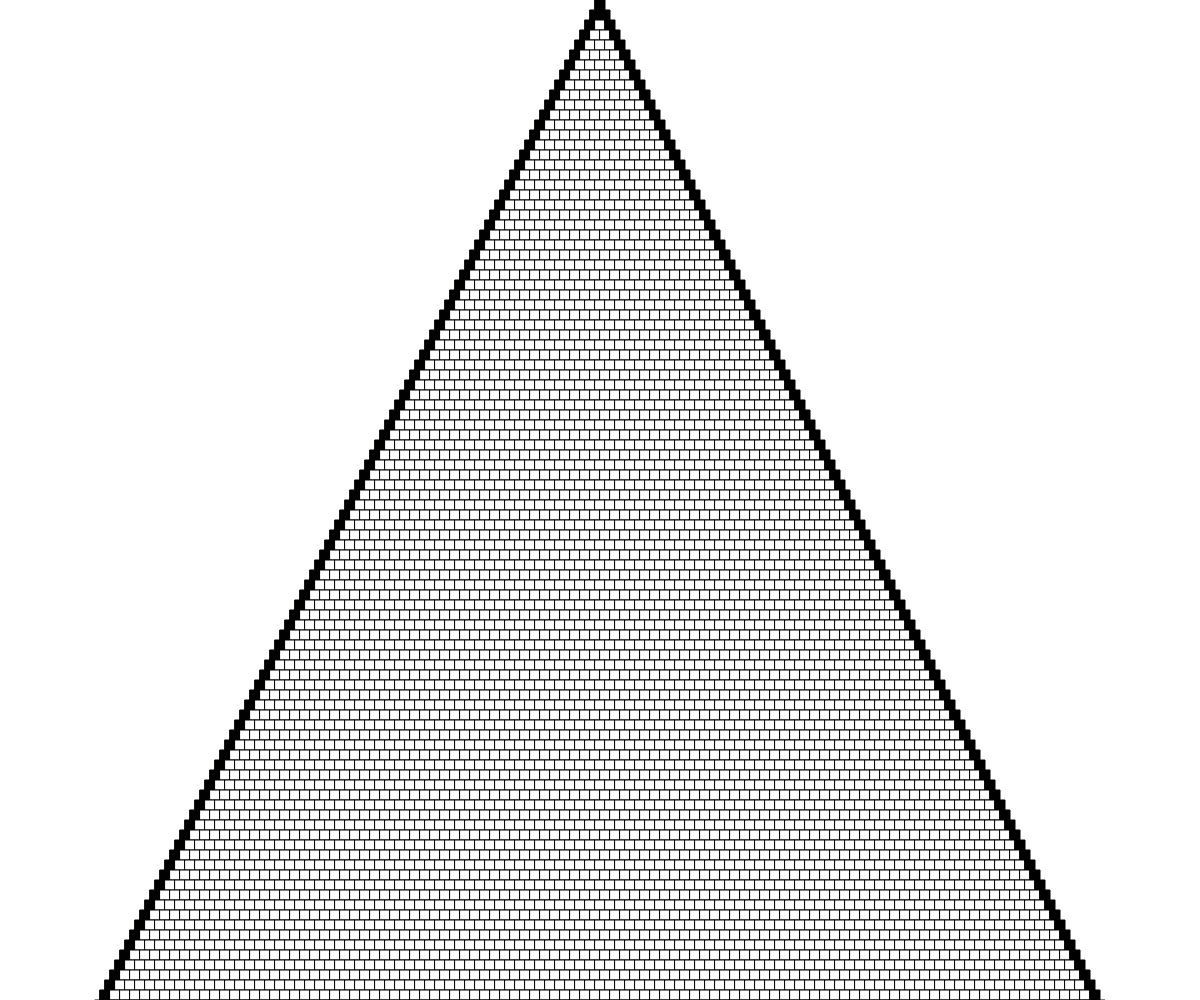
Frame 1 (no input)
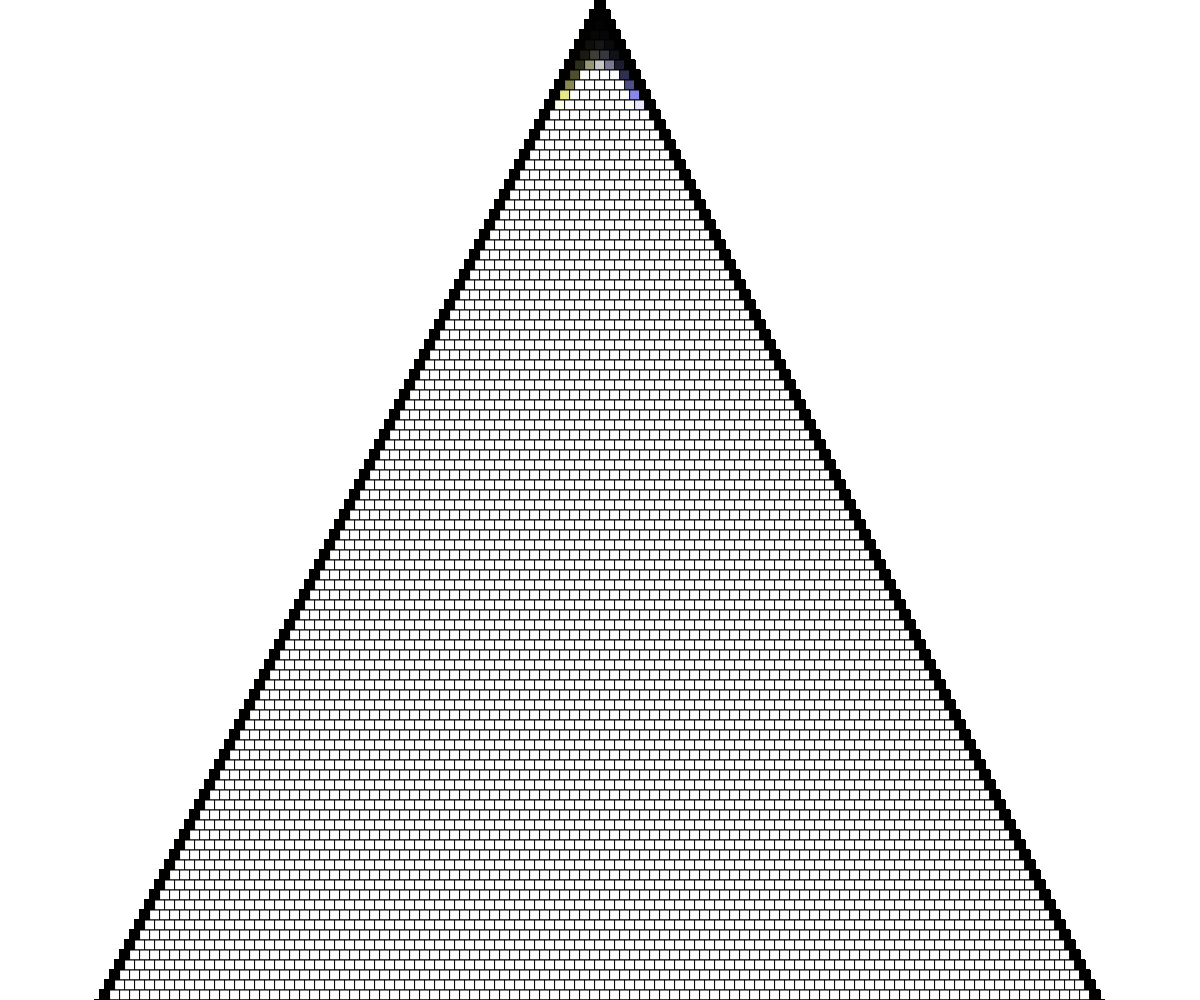
Frame 60 (no input)
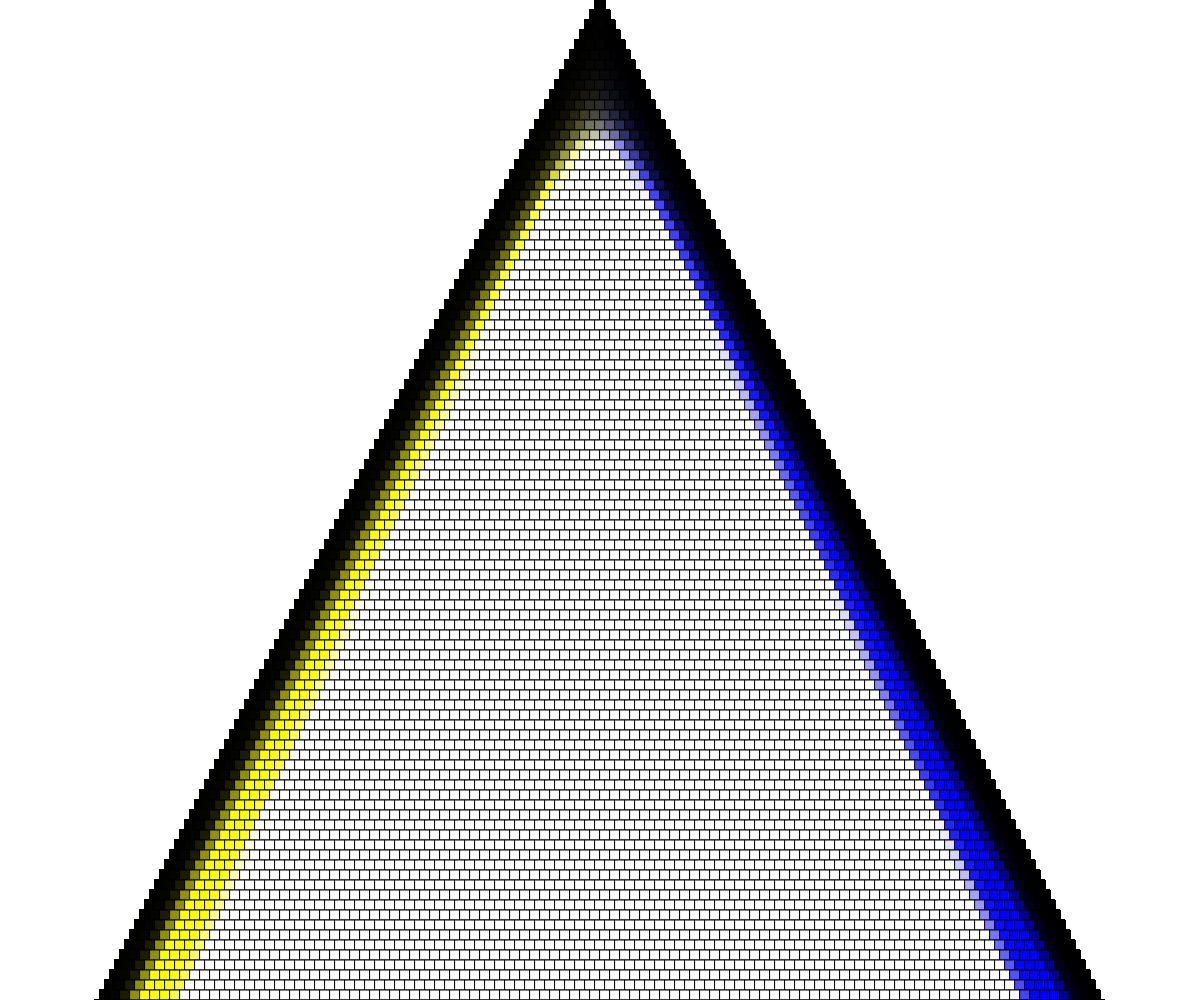
Frame 120 (the mouse pressed at the canvas centre since frame 60)

The p5.js sketch that drew these frames (run headless with seeded random() and noise() and a simulated clock; from frame 60 on, the mouse is pressed at the canvas centre):

// p5.js sketch
// ── sketch.js
var pixelWidth = 10
var pixelHeight = 10
var l = 0;

function setup() {
    createCanvas(windowWidth, windowHeight)
    background(255)
}

function draw() {
    t = pascalTriangle(windowHeight / 10, l);
    for (var i = 0; i < t.length; i++) {
        y = i * pixelWidth;
        xoffset = (windowWidth - t[i].length * pixelWidth) / 2
        for (var j = 0; j < t[i].length; j++) {
            x = j * pixelHeight;
            fill(t[i][j])
            // stroke(t[i][j])
            rect(xoffset + x, y, pixelWidth, pixelHeight)
        }
    }
    l += 0.01
    console.log(l)
}

function pascalTriangle(length, l) {
    k = 1
    n = [k, k, k]
    length += 1
    x = [
        [n],
        [n, n]
    ]

    rcursor = 2
    vcursor = 0

    while (x.length < length) {
        x.push([
            [k, k, 0],
        ])
        while (true) {
            x[rcursor].push(ArrayAdd(x[rcursor - 1][vcursor], x[rcursor - 1][vcursor + 1], l))
            if (vcursor > x[rcursor - 1].length - 3) {
                x[rcursor].push([0, 0, k])
                vcursor = 0
                rcursor += 1
                break
            }
            vcursor += 1
        }
    }

    return x
}

function ArrayAdd(arr1, arr2, n) {
    arr3 = []
    for (var i = 0; i < arr1.length; i++) {
        arr3.push(min((arr1[i] + arr2[i])/n, 255))
    }
    return arr3
}
